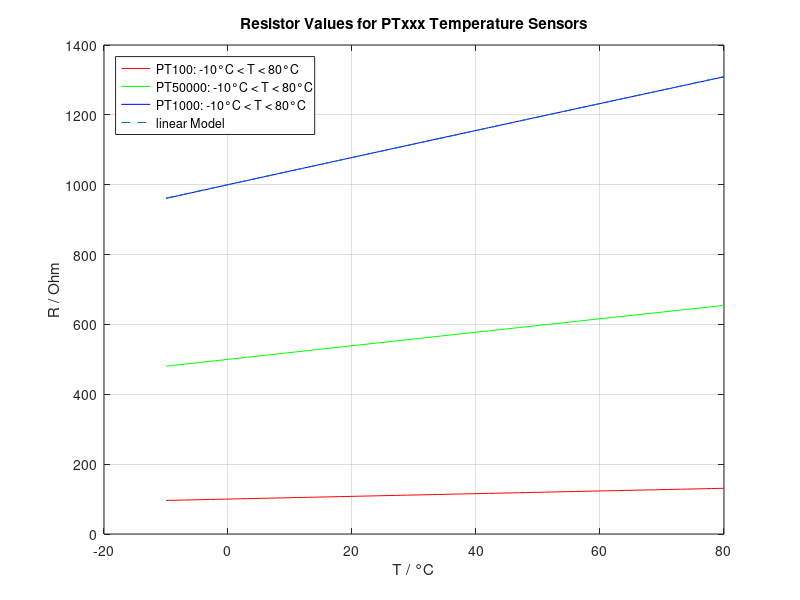
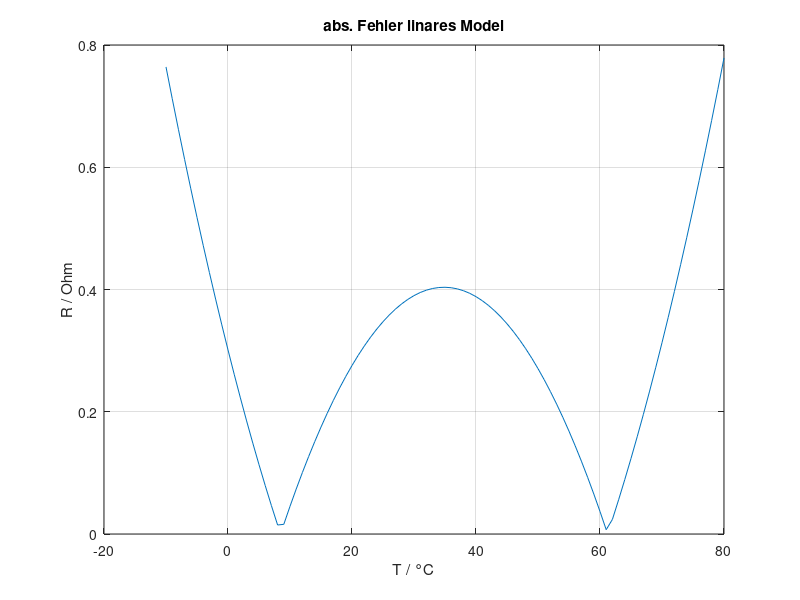
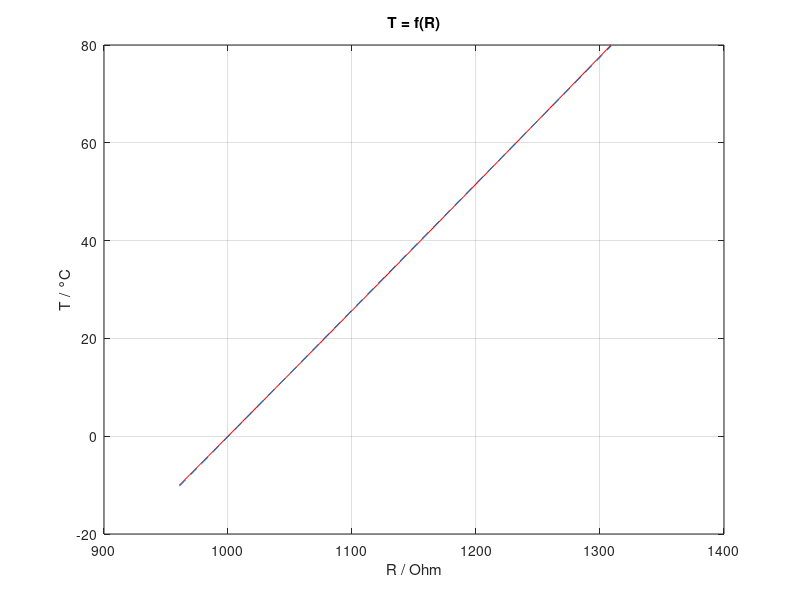
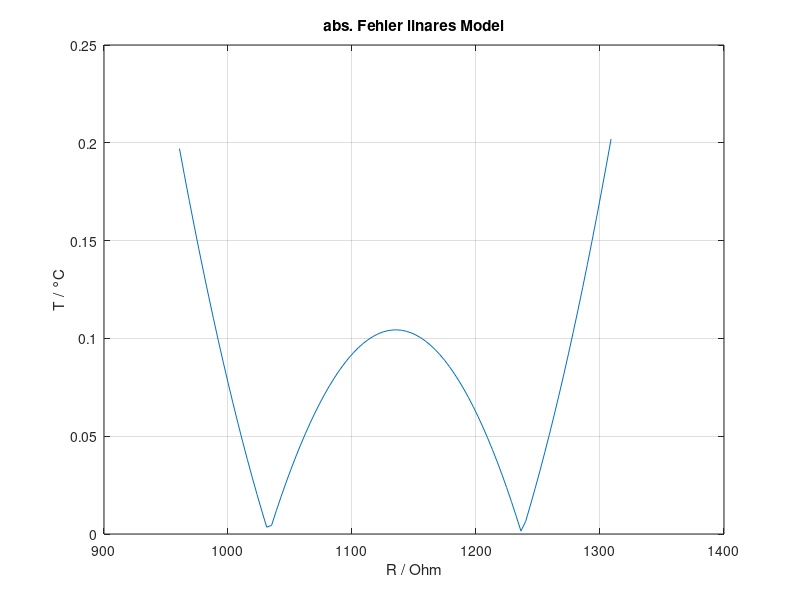

Write MATLAB code to recreate these figures, in order.
clc;clear;close;
%% Vergleich Kennlinie für Temperatur Sensoren PT100, PT500 & PT1000

%
% PTxxx Sensoren sind nach DIN EN 60751 genormt. Die Kennlinie lautet
%%
%
% $$
% R_{PTxx}(T) = \left\{\begin{array}{ll} R_0 * \left( 1 + A * T + B * T^2 + C * [T - 100] * T^3 \right), &  -50<T<0°C \\
% R_0 * \left( 1 + A * T + B * T^2 \right), &  0<T<600°C \end{array}\right.
% $$

%%
% Die Werte der Koffizienten lauten (Einheit unbekannt, wurden leider in den
% Quellen auch nicht angegeben)
A = 3.90802 * 1e-3;
B = -5.802 * 1e-7;
C = -4.2735 * 1e-12;

%%
% Die Widerstandswerten in Ohm bei 0°C lauten
R0_100  = 100;
R0_500  = 500;
R0_1000 = 1000;

%% Berechnung der Kennlinien für Sensoren PTxxx
% Laufvariable (X-Achse): Temperatur der beiden Definitionsbereiche in der
% Einheit °C in 1° Schritten. Betrachtet wird ein technisch sinnvoller Bereich 
% aus der Gebaudetechnik. 
t1 = -10 : 1 : 0;
t2 = 0 : 1 : 80;
%%
% Definition eines Funktionshandler [t = Laufvariable Temperatur] und Berechnung
% der Kennlinien
f1 = @(R0, A, B, C, t) (R0 * (1 + A .* t + B .* t.^2 + C .* [t - 100] .* t.^3 ));
f2 = @(R0, A, B, C, t) (R0 * (1 + A * t + B * t.^2));

R_100_1 = f1(R0_100, A, B, C, t1);
R_100_2 = f2(R0_100, A, B, C, t2);

R_500_1 = f1(R0_500, A, B, C, t1);
R_500_2 = f2(R0_500, A, B, C, t2);

R_1000_1 = f1(R0_1000, A, B, C, t1);
R_1000_2 = f2(R0_1000, A, B, C, t2);

linKoef = polyfit( [t1, t2], [R_1000_1, R_1000_2], 1 );
lin = [t1, t2] * linKoef(1) + linKoef(2);
slope   = linKoef(1)
offsett = linKoef(2)

%% Darstellung der Ergebnisse
% Ein lineares Model der PT1000 Kennline ist ebenfalls in der Graphik eingezeichnet. Die Linearisierung
% der PT1000 Kennline ist erstaunlich deckungsgleich.
figure()
plot([t1, t2], [R_100_1, R_100_2], 'r')
hold on
plot([t1, t2], [R_500_1, R_500_2], 'g')
plot([t1, t2], [R_1000_1, R_1000_2], 'b')
plot([t1, t2], lin, '--')
grid on;
hold off;

title(['Resistor Values for PTxxx Temperature Sensors'])
xlabel('T / °C')
ylabel('R / Ohm')
l1 = sprintf('PT100: %d°C < T < %d°C', min(t1), max(t2));
l2 = sprintf('PT50000: %d°C < T < %d°C', min(t1), max(t2));
l3 = sprintf('PT1000: %d°C < T < %d°C', min(t1), max(t2));
legend( l1,l2,l3,'linear Model', 'Location', 'NorthWest')


%% Fehlerbetrachtung des liniearen PT1000 Models
errAbs = [R_1000_1, R_1000_2]-lin;
sprintf('Der maximale, absolute Fehler betraegt nur %d Ohm', max(abs(errAbs)))

figure()
plot([t1, t2], abs(errAbs));
grid on;
title(['abs. Fehler linares Model'])
xlabel('T / °C')
ylabel('R / Ohm')

%% Praxis
%% 
% Fuer die Temperaturmessung in der Praxis, mit Hilfe eines geeigneten 
% IC zur Auswertung (z.B ADS124 der Firma Texas Instruments) und Microcontroller
% ist eine Wandlung der gemessenen Spannung (indirekte Messung des elektrischen 
% Widerstandes des PT1000 ) in Temperatur notwendig. Es gilt also die Beziehung
% T = f(R). Dementsprechend muessen X und Y Achse getauscht werden.
% 
linKoef = polyfit( [R_1000_1, R_1000_2], [t1, t2], 1 );
lin = [R_1000_1, R_1000_2] * linKoef(1) + linKoef(2);
slope   = linKoef(1)
offsett = linKoef(2)

figure()
plot([R_1000_1, R_1000_2], [t1, t2], 'r');
hold on;
plot([R_1000_1, R_1000_2], lin, '--');
grid on;
hold off;
xlabel('R / Ohm')
ylabel('T / °C')
title(['T = f(R)'])

%%
% Auch hier entsteht ein Fehler aufgrund der Linearisierung.
errAbs = [t1, t2]-lin;
sprintf('Dieser betraegt maximal %d °C', max(abs(errAbs)))
 
figure()
plot([R_1000_1, R_1000_2], abs(errAbs));
grid on;
title(['abs. Fehler linares Model'])
xlabel('R / Ohm')
ylabel('T / °C')

%% PT1000 Nachbildung mit Widerstands Netzwerk
% Es gibt die Ueberlegung einen PTxxx Sensor durch einen "inteligenten, elektronischen
% Widerstand" nachzubilden. Dieser koennte, mit einer kommunikations Schnittstelle versehen,
% an eine Bestehende Gebaeudetechnik Installation angebracht werden um so z.B.
% in die Brenner Regelung einzugreifen (Der Steuerung simulieren die Boilertemp.
% wäre bei 60°C und sie müsse nix tun, dabei ist die tatsächliche Temperatur viel
% niedriger und der z.B. Sonnenkollektor oder die Wärmepumpe füttern den Puffer)
%
% Die fuer die Gebauedetechnik relevanten Temperaturen sind 0°C bis 100°C was
% bei Verwendung eines PT1000 die Widerstandswerte von ca. 1000 Ohm ... 1500 Ohm
% entspricht. Ein Digital Poti (zB. MCP41HV51) wird allerdings Angeboten in  den
% Abstufungen 5k, 10k, 50k, 100k. es bedarf also eines weiterne, parallelen
% Widerstandsnetzwerk.
Rv = 1e3;     % Vorwiderstand
R11 = 5e3;    % Parallelwiderstand
R12 = 1e3;    % Parallelwiderstand
Rp = 0:1:5e3; % Laufvariable Digital Poti

%%
% Notiz: Zu unterscheiden wäre noch die Auswertung der temperaturabhängigen Spannung.
% Wird diese tatsächlich mittels konst. Messtrom durch einen Widerstand (PTxxx)
% realisiert mit Sicherheitsüberwacheung, dass wirklich Strom fliesst, oder handelt es sich
% lediglich um einen triviale Spannungsmessung. Bei letzterem Ansatz kann die aufwendige
% PTxxx Nachbildung entfallen und einfach nur ein Digital to Analog Converter (DAC)
% zum Einsatz kommen.

%%
% $$R_{PT} = R_V + \left( \frac{1}{R_1} + \frac{1}{R_p} \right)^1 $$
% $$R_{PT} = R_V + \left( \frac{1}{\frac{1}{R_1} + \frac{1}{R_p}} \right) $$

Rg1 = Rv + (R11.*Rp./(R11+Rp));
Rg2 = Rv + (R12.*Rp./(R12+Rp));
figure()
plot(Rp, Rg1)
hold on
plot(Rp, Rg2)
title(['Nachbildung PTxxx Temp.-Sensors mittels digital Poti und Vorwiderstand'])
ylabel('Rg / Ohm')
xlabel('R Poti / Ohm')
legend(
['R1 = ' num2str(R11) ' Ohm'],
['R1 = ' num2str(R12) ' Ohm'],
'Location', 'NorthWest')

%% Quelle
% https://m.reissmann.com/fileadmin/templates/_media/produkte/pdf/st_pt_100_de.pdf
% https://temperatur-profis.de/temperaturfuehler/pt100-oder-pt1000/
%%
%
% Empfohlener Messstrom: 1mA PT100 / 0,5mA PT500 / 0,3mA PT1000
% (Eigenerwärmung muss berücksichtigt werden)

% f2 = @(Rv, R1, x) (Rv + (R1 ./ (R1./x + 1)));
% f1 = @(Rv, R1, x) (Rv + (R1*x ./ (R1+x)));

%%
% SmartCube 360 GmbH Lukas Bartels 2024
